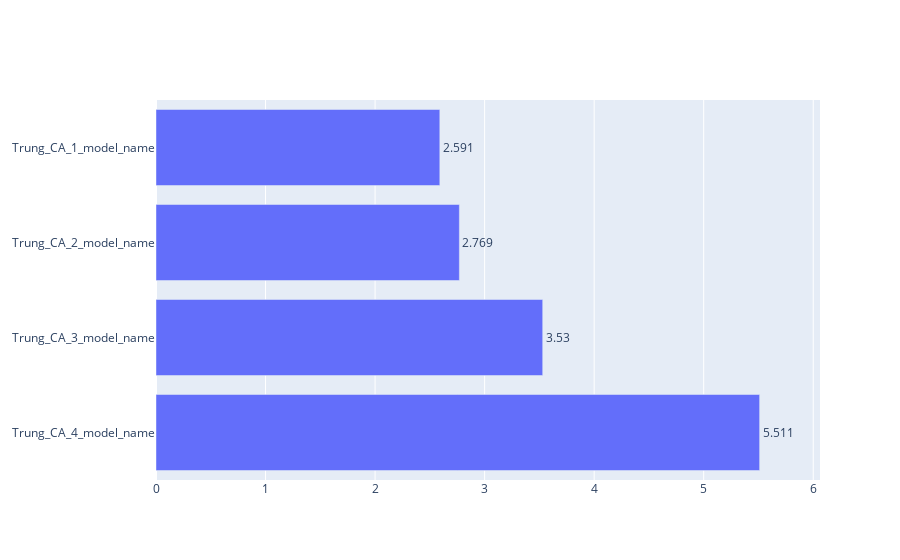

The code cell stored with this chart in its notebook:
### Markdown cell above
### Visualize models

### Code cell
horizontal_bar_chart(summary_result)

### Figure 1 — Plotly figure (JSON) as saved in the notebook; plotly's stock layout.template omitted (floating-point values rounded to 4 significant figures)
{"data": [{"orientation": "h", "text": ["5.511", "3.53", "2.769", "2.591"], "textposition": "outside", "type": "bar", "x": [5.511, 3.53, 2.769, 2.591], "y": ["Trung_CA_4_model_name", "Trung_CA_3_model_name", "Trung_CA_2_model_name", "Trung_CA_1_model_name"]}], "layout": {"xaxis": {"range": [0, 6.062]}}}
